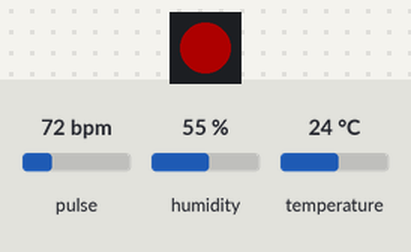
Simulated run of this program. Board: ESP32-S3. On the bench: 1 RGB LEDs in strip order, left to right. The test bench sets the inputs (shaded band); at power-on: pulse 72 bpm, humidity 55 %, temperature 24 °C. Dim RGB values are drawn brighter than linear; nothing arrives over Bluetooth unless stated; a phone connects over Bluetooth LE 3 s after start.

Above: at 0.1 s.
At 38.94 s:
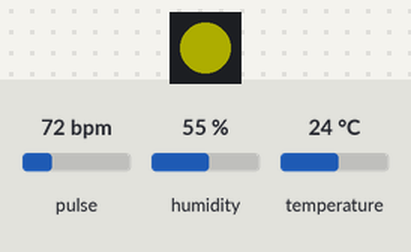
Timing chart, 0 to 40.0 s (numbered marks = the images above):
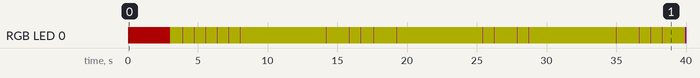

The program:

main.cpp
```cpp
#include <Arduino.h>
#include <Wire.h>
#include <WiFi.h>
#include <DHT.h>
#include <BLEDevice.h>
#include <BLEServer.h>
#include <BLEUtils.h>
#include <BLE2902.h>
#include "MAX30105.h"
#include "heartRate.h"
#include <Adafruit_NeoPixel.h>
#include <esp_task_wdt.h>

// --- الإعدادات والمنافذ ---
#define RGB_PIN 48
#define DHTPIN 4
#define DHTTYPE DHT11
#define WDT_TIMEOUT 10 // 10 ثواني للمراقب

Adafruit_NeoPixel rgbLed(1, RGB_PIN, NEO_GRB + NEO_KHZ800);
DHT dht(DHTPIN, DHTTYPE);
MAX30105 particleSensor;

// --- معرفات البلوتوث ---
const char *deviceName = "ESP-Pulse";
#define ENV_SERVICE_UUID "12345678-1234-1234-1234-1234567890ab"
#define ENV_MEASUREMENT_UUID "12345678-1234-1234-1234-1234567890ac"
#define HR_SERVICE_UUID "87654321-4321-4321-4321-ba0987654321"
#define HR_MEASUREMENT_UUID "87654321-4321-4321-4321-ba0987654322"

BLECharacteristic *envCharacteristic;
BLECharacteristic *hrCharacteristic;
BLEServer *pServer;

// --- متغيرات الحالة والتوقيت ---
bool deviceConnected = false;
bool oldDeviceConnected = false;
unsigned long lastEnvTime = 0;
unsigned long lastHrTime = 0;
unsigned long lastActivityTime = 0;
const long envInterval = 2000;
const long hrInterval = 100;
const long idleTimeout = 300000;
int bpmBuffer[4] = {0};
uint8_t bpmIndex = 0;

uint32_t currentColor = 0;
int beatAvg = 0;
long lastBeat = 0;
bool isLowPowerMode = false;

// --- كلاس إدارة اتصال البلوتوث ---
class MyServerCallbacks : public BLEServerCallbacks
{
    void onConnect(BLEServer *pServer)
    {
        deviceConnected = true;
        lastActivityTime = millis();
    }
    void onDisconnect(BLEServer *pServer)
    {
        deviceConnected = false;
    }
};

// --- وظائف إدارة الطاقة ---
void enterLowPowerMode()
{
    if (isLowPowerMode)
        return;
    setCpuFrequencyMhz(80);     // خفض التردد لتوفير الطاقة
    rgbLed.setPixelColor(0, 0); // إطفاء الإضاءة تماماً
    rgbLed.show();
    particleSensor.shutDown(); // إطفاء ليزر الحساس
    isLowPowerMode = true;
    Serial.println("System: Low Power Mode Active.");
}

void wakeUpSystem()
{
    if (!isLowPowerMode)
        return;
    setCpuFrequencyMhz(240); // العودة للقدرة الكاملة
    particleSensor.wakeUp();
    isLowPowerMode = false;
    Serial.println("System: Full Power Restored.");
}

void setup()
{
    Serial.begin(115200);

    // 1. استقرار الهاردوير والذاكرة
    esp_task_wdt_init(WDT_TIMEOUT, true);
    esp_task_wdt_add(NULL);

    // 2. توفير الطاقة: إطفاء الواي فاي تماماً
    WiFi.mode(WIFI_OFF);

    // 3. إعداد الليد
    rgbLed.begin();
    rgbLed.setBrightness(50);
    rgbLed.setPixelColor(0, rgbLed.Color(255, 0, 0)); // أحمر: بانتظار الاتصال
    rgbLed.show();

    // 4. إعداد الحساسات (I2C Stability)
    dht.begin();
    if (particleSensor.begin(Wire, I2C_SPEED_STANDARD))
    {
        particleSensor.setup();
        particleSensor.setPulseAmplitudeRed(0x0A);
        particleSensor.setPulseAmplitudeGreen(0);
    }

    // 5. إعداد البلوتوث (Security & Stability)
    BLEDevice::init(deviceName);
    pServer = BLEDevice::createServer();
    pServer->setCallbacks(new MyServerCallbacks());

    BLEService *envService = pServer->createService(ENV_SERVICE_UUID);
    envCharacteristic = envService->createCharacteristic(ENV_MEASUREMENT_UUID, BLECharacteristic::PROPERTY_NOTIFY | BLECharacteristic::PROPERTY_READ);
    envCharacteristic->addDescriptor(new BLE2902());
    envService->start();

    BLEService *hrService = pServer->createService(HR_SERVICE_UUID);
    hrCharacteristic = hrService->createCharacteristic(HR_MEASUREMENT_UUID, BLECharacteristic::PROPERTY_NOTIFY | BLECharacteristic::PROPERTY_READ);
    hrCharacteristic->addDescriptor(new BLE2902());
    hrService->start();

    BLEAdvertising *pAdvertising = BLEDevice::getAdvertising();
    pAdvertising->addServiceUUID(ENV_SERVICE_UUID);
    pAdvertising->addServiceUUID(HR_SERVICE_UUID);
    BLEDevice::startAdvertising();

    lastActivityTime = millis();
}

void loop()
{
    esp_task_wdt_reset(); // إعادة ضبط المراقب الذكي
    unsigned long currentMillis = millis();

    // إدارة إعادة البث
    if (!deviceConnected && oldDeviceConnected)
    {
        delay(500);
        pServer->startAdvertising();
        oldDeviceConnected = deviceConnected;
    }
    if (deviceConnected && !oldDeviceConnected)
    {
        wakeUpSystem();
        oldDeviceConnected = deviceConnected;
    }

    // إدارة وضع الخمول (بعد 5 دقائق)
    if (!deviceConnected && (currentMillis - lastActivityTime > idleTimeout))
    {
        enterLowPowerMode();
    }

    bool sentEnv = false;
    bool sentHr = false;

    if (deviceConnected)
    {
        lastActivityTime = currentMillis; // تحديث وقت النشاط

        // --- معالجة الحساس البيئي (DHT) ---
        if (currentMillis - lastEnvTime >= envInterval)
        {
            float temp = dht.readTemperature();
            float hum = dht.readHumidity();
            int16_t tempInt, humInt;

            if (!isnan(temp) && !isnan(hum))
            {
                tempInt = (int16_t)(temp * 100);
                humInt = (int16_t)(hum * 100);
                sentEnv = true;
            }
            else
            {
                // القيم الوهمية (Null Representation): -999 للحرارة
                tempInt = -999;
                humInt = -999;
            }

            uint8_t envData[4] = {
                (uint8_t)((tempInt >> 8) & 0xFF), (uint8_t)(tempInt & 0xFF),
                (uint8_t)((humInt >> 8) & 0xFF), (uint8_t)(humInt & 0xFF)};
            envCharacteristic->setValue(envData, 4);
            envCharacteristic->notify();
            lastEnvTime = currentMillis;
        }

        // --- معالجة حساس النبض (MAX30105) ---
        long irValue = particleSensor.getIR();

        if (irValue > 50000)
        { // استشعار وجود إصبع (Auto Wake-up)
            if (checkForBeat(irValue))
            {
                long delta = millis() - lastBeat;
                lastBeat = millis();
                float bpm = 60 / (delta / 1000.0);
                if (bpm < 190 && bpm > 55)
                {
                    bpmBuffer[bpmIndex++] = (int)bpm;
                    bpmIndex %= 4;

                    int sum = 0;
                    for (int i = 0; i < 4; i++)
                        sum += bpmBuffer[i];
                    beatAvg = sum / 4;
                }
            }
        }
        else
        {
            beatAvg = -1; // القيم الوهمية (Null): -1 عند غياب الإصبع (Data Filtering)
        }

        if (currentMillis - lastHrTime >= hrInterval)
        {
            int32_t hrToSend = (int32_t)beatAvg;
            uint8_t hrData[4] = {
                (uint8_t)((hrToSend >> 24) & 0xFF), (uint8_t)((hrToSend >> 16) & 0xFF),
                (uint8_t)((hrToSend >> 8) & 0xFF), (uint8_t)(hrToSend & 0xFF)};
            hrCharacteristic->setValue(hrData, 4);
            hrCharacteristic->notify();
            if (beatAvg > 0)
                sentHr = true;
            lastHrTime = currentMillis;
        }
    }

    // --- نظام تعبير الألوان الاحترافي ---
    uint32_t newColor;
    if (!deviceConnected)
    {
        newColor = isLowPowerMode ? 0 : rgbLed.Color(255, 0, 0); // أحمر
    }
    else if (sentEnv && sentHr)
    {
        newColor = rgbLed.Color(0, 255, 0); // أخضر: بيانات كاملة وسليمة
    }
    else if (sentEnv)
    {
        newColor = rgbLed.Color(255, 165, 0); // برتقالي: حرارة فقط
    }
    else if (sentHr)
    {
        newColor = rgbLed.Color(128, 0, 128); // بنفسجي: نبض فقط
    }
    else
    {
        newColor = rgbLed.Color(255, 255, 0); // أصفر: متصل بدون قراءة حقيقية
    }

    if (newColor != currentColor)
    {
        rgbLed.setPixelColor(0, newColor);
        rgbLed.show();
        currentColor = newColor;
    }
}
```
